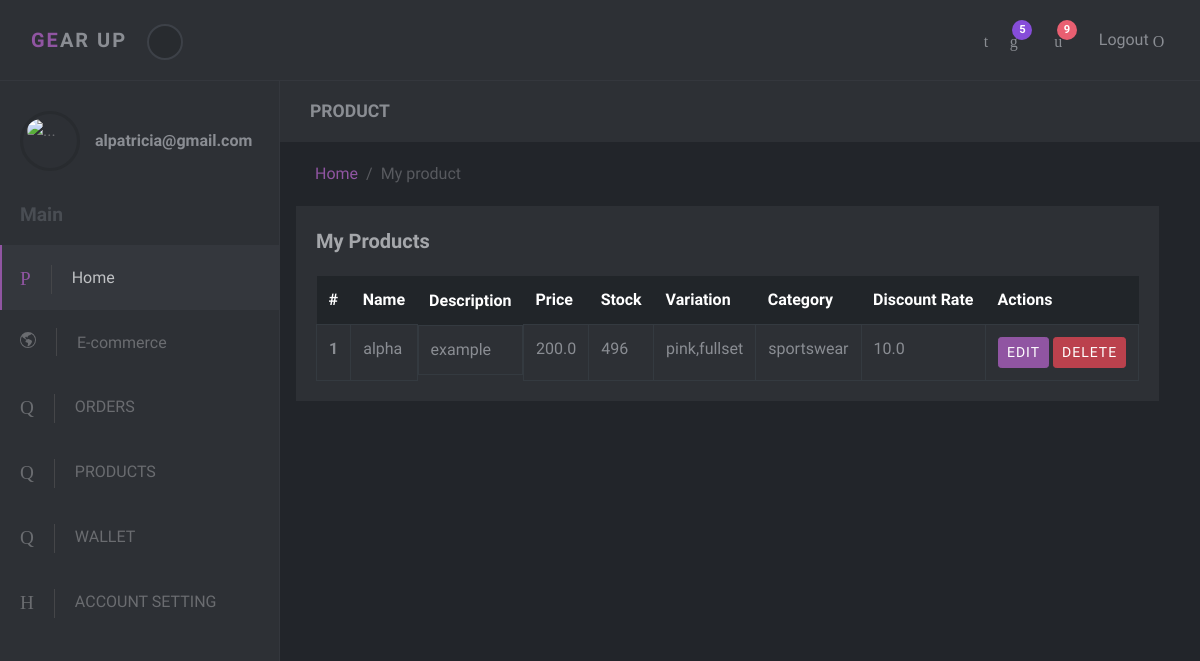
Page /my_products (signed in) on the committed database.
### tables this page shows
CREATE TABLE products (
        product_id INTEGER PRIMARY KEY,
        name TEXT,
        description TEXT,
        price REAL,
        stock INTEGER,
        variations TEXT,
        category TEXT,
        image_filename TEXT,
        discount_rate REAL,
        discount_amount REAL,
        discounted_price REAL,
        session_id TEXT,
        shop_id TEXT,
        shop_name TEXT,
        shipping_fee REAL  -- Add a new column for shipping fee
    );

### app.py (the view)
@app.route('/my_products')
def my_products():
    session_id = session.get('session_id')
    email = session.get('email')
    logged_in = True if email else False
    conn = sqlite3.connect('users.db')
    cursor = conn.cursor()
    try:
        cursor.execute('SELECT * FROM products WHERE session_id = ? ', (session_id,))
        products = cursor.fetchall()
    except sqlite3.Error as e:
        flash('An error occurred while fetching products from the database.', 'error')
        return render_template('error.html', error=str(e))
    finally:
        conn.close()
    return render_template('my_products.html', products=products, email=email, logged_in=logged_in)

### app.py (called while the page is built)
@app.teardown_appcontext
def close_connection(exception):
    db = getattr(g, 'db', None)  # Use 'db' instead of '_database'
    if db is not None:
        db.close()

### templates/my_products.html (shortened to what this page needs)
<!DOCTYPE html>
<html>
  <head>
    <link rel="stylesheet" href="/static/assets/css/bootstrap.min.css">
    <link rel="stylesheet" href="/static/assets/vendor/font-awesome/css/font-awesome.css">
    <link rel="stylesheet" href="/static/assets/css/font.css">
    <link rel="stylesheet" href="/static/assets/css/style.default.css" id="theme-stylesheet">
    <link rel="stylesheet" href="/static/assets/css/style.violet.css">
  </head>
  <body>
    <header class="header">
      <nav class="navbar navbar-expand-lg">
        <div class="container-fluid d-flex align-items-center justify-content-between">
          <div class="navbar-header">
            <a href="/sellerpage" class="navbar-brand">
              <div class="brand-text brand-big visible text-uppercase"><strong class="text-primary">GE</strong><strong>AR UP</strong></div>
              <div class="brand-text brand-sm"><strong class="text-primary">G</strong><strong>P</strong></div></a>
            <button class="sidebar-toggle"><i class="fa fa-long-arrow-left"></i></button>
          </div>
          <div class="right-menu list-inline no-margin-bottom">
            <div class="list-inline-item"><a href="#" class="search-open nav-link"><i class="icon-magnifying-glass-browser"></i></a></div>
            <div class="list-inline-item dropdown"><a id="navbarDropdownMenuLink1" href="http://example.com" data-toggle="dropdown" aria-haspopup="true" aria-expanded="false" class="nav-link messages-toggle"><i class="icon-email"></i><span class="badge dashbg-1">5</span></a>
            </div>
            <div class="list-inline-item dropdown"><a id="navbarDropdownMenuLink2" href="http://example.com" data-toggle="dropdown" aria-haspopup="true" aria-expanded="false" class="nav-link tasks-toggle"><i class="icon-new-file"></i><span class="badge dashbg-3">9</span></a>
            </div>
            <div class="list-inline-item logout">                   <a id="logout" href="{{ url_for('LOGOUT') }}" class="nav-link">Logout <i class="icon-logout"></i></a></div>
          </div>
        </div>
      </nav>
    </header>
    <div class="d-flex align-items-stretch">
       <nav id="sidebar">
        <div class="sidebar-header d-flex align-items-center">
          <div class="avatar"><img src="/static/assets/images/sport/grearuplogo.png" alt="..." class="img-fluid rounded-circle"></div>
          <div class="title">
            <h1 class="h6">{{ email }}</h1>
          </div>
        </div>
        <span class="heading">Main</span>
        <ul class="list-unstyled">
                <li class="active"><a href="/sellerpage"> <i class="icon-home"></i>Home </a></li>
                <li><a href="{{ url_for('index') }}"> <i class="bi bi-globe-americas"></i>E-commerce</a></li>
                <li><a href="#exampledropdownDropdown" aria-expanded="false" data-toggle="collapse"> <i class="icon-windows"></i>ORDERS</a>
                </li>
                <li><a href="#exampledropdownDropdown" aria-expanded="false" data-toggle="collapse"> <i class="icon-windows"></i>PRODUCTS</a>
                </li>
                <li><a href="#exampledropdownDropdown" aria-expanded="false" data-toggle="collapse"> <i class="icon-windows"></i>WALLET</a>
                </li>
                <li><a href="{{ url_for('seller_profile') }}"> <i class="icon-padnote"></i>ACCOUNT SETTING</a></li>
      </nav>
      <div class="page-content">
        <div class="page-header no-margin-bottom">
          <div class="container-fluid">
            <h2 class="h5 no-margin-bottom">PRODUCT</h2>
          </div>
        </div>
        <div class="container-fluid">
          <ul class="breadcrumb">
            <li class="breadcrumb-item"><a href="/sellerpage">Home</a></li>
            <li class="breadcrumb-item active">My product</li>
          </ul>
        </div>
        <section>
            <div class="container-fluid">
                <div class="row">
                    <div class="col-lg-15">
                        <div class="block margin-bottom-sm">
                            <div class="title"><strong>My Products</strong></div>
                            <div class="table-responsive">
                                <table class="table table-bordered">
                                    <thead class="thead-dark">
                                        <tr>
                                            <th>#</th>
                                            <th>Name</th>
                                            <th>Description</th>
                                            <th>Price</th>
                                            <th>Stock</th>
                                            <th>Variation</th>
                                            <th>Category</th>
                                            <th>Discount Rate</th>
                                            <th>Actions</th>
                                        </tr>
                                    </thead>
                                    <tbody>
                                        {% for product in products %}
                                        <tr>
                                            <th scope="row">{{ loop.index }}</th>
                                            <td>{{ product[1] }}</td>
                                            <td class="description">{{ product[2] }}</td>
                                            <td>{{ product[3] }}</td>
                                            <td>{{ product[4] }}</td>
                                            <td>{{ product[5] }}</td>
                                            <td>{{ product[6] }}</td>
                                            <td>{{ product[8] }}</td>
                                            <td>
                                                <a href="{{ url_for('edit_product', product_id=product[0]) }}" class="btn btn-primary btn-sm">Edit</a>
                                                <a href="{{ url_for('delete_product', product_id=product[0]) }}" class="btn btn-danger btn-sm">Delete</a>
                                            </td>
                                        </tr>
                                        {% endfor %}
                                    </tbody>
                                </table>
                            </div>
                        </div>
                    </div>
                </div>
            </div>
        </section>
</body>
</html>

### templates/my_products.html (style rules this page uses)
.description { overflow: hidden; text-overflow: ellipsis; display: -webkit-box; -webkit-line-clamp:3; -webkit-box-orient: vertical; }

### rows in the picture
products: name "alpha", description "example", price "200.0", stock "496", variations "pink,fullset", category "sportswear", discount_rate "10.0"

### other values in the picture
{{ email }} "alpatricia@gmail.com"
